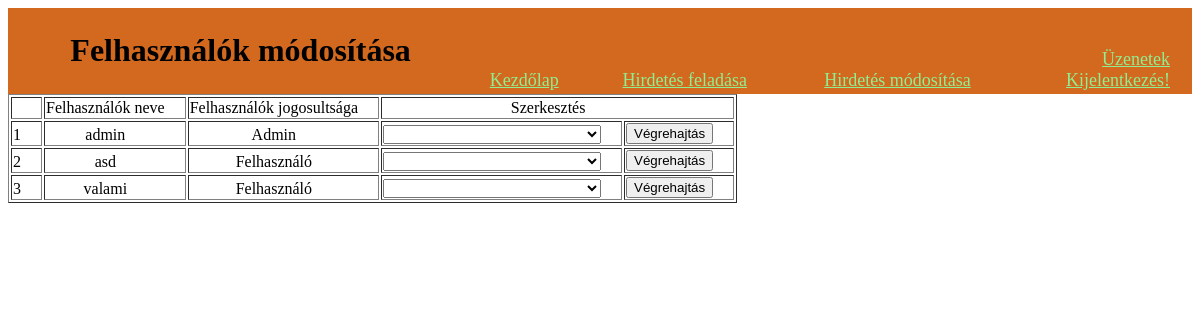
The app's page /usersui.php, older data.
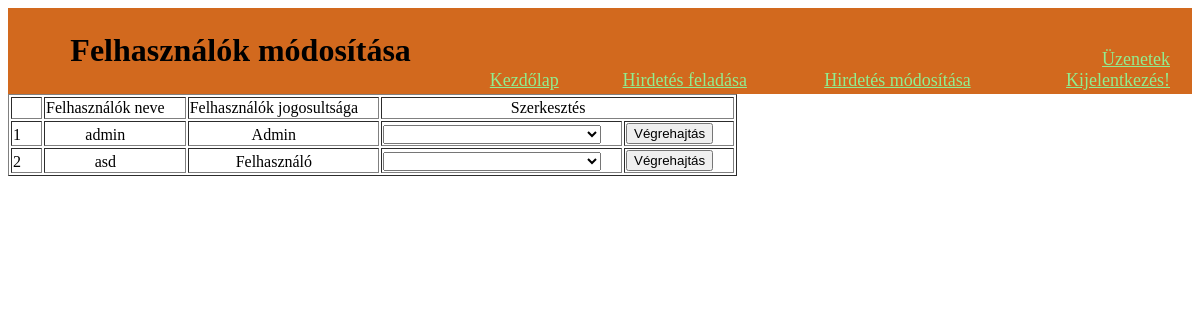
The same page, newer data.
### tables this page shows
CREATE TABLE `users` (
  `id` int(11) NOT NULL,
  `user` tinytext NOT NULL,
  `password` longtext NOT NULL,
  `admin` tinyint(1) NOT NULL
);

### Connect.php (the view, shortened to what this page needs)
<?php
    if(!function_exists("ModifyUsers")){
        function ModifyUsers($con)
    {
        $sql = "SELECT user,admin FROM users WHERE user NOT LIKE '$_SESSION[user]'";
        $output = "";
        $run=$con->query($sql);
        if($run->num_rows>0)
        {
            $output .= "<tr>";
            $output .= "<td></td>";
            $output .= "<td>Felhasználók neve</td>";
            $output .= "<td>Felhasználók jogosultsága</td>";
            $output .= "<td colspan=2>Szerkesztés</td>";
            $output .= "</tr>";
            $i = 0;
            while($row=$run->fetch_assoc())
            {
                $i++;
                if($row['admin'] == 1)
                {
                    $jog = "Admin";
                }
                else{
                    $jog = "Felhasználó";
                }
                $output .= "<tr>";
                $output .= "<td>".$i."</td>";
                $output .= "<form method=POST action=>";
                $output .= "<td><input type=hidden name=usernames value='$row[user]'>" .$row['user']."</input></td>";
                $output .= "<td><input type=hidden name=userjog value=$jog>" .$jog."</input></td>";
                $output .= "<td>";
                $output .= "<select name=valasztasok>
                <option value=Nope></option>
                <option value=Message>Üzenet küldése</option>
                <option value=Modify>Jogosultság megváltoztatása</option>
                <option value=Delete>Felhasználó törlése</option>;
                <option value=DelAdvert>Felhasználó hirdetésének törlése</option>
                <td><input type=submit name=submit value=Végrehajtás></input></td>
                </select>
                </form>
                </td>";
                $output .= "</tr>";
            }
            return $output;
        }
        else{
            echo "<h3>Nincsenek felhasználók!</h3>";
        }
    }
}
?>

### usersui.php (shortened to what this page needs)
<?php
require("Connect.php");
?>
<!DOCTYPE html>
<html lang="en">
<head>
    <link rel="stylesheet" href="style.css">
</head>
<body>
<table class="Felso">
    <tr>
        <th><h1>Felhasználók módosítása</h1></th>
            <td><a href=index.php class=MenuSav>Kezdőlap</a></td>
            <td><a href=addnewui.php name=NewHirdetes class=MenuSav>Hirdetés feladása</a></td>
            <td><a href=modifyui.php name=ModifyHirdetes class=MenuSav>Hirdetés módosítása</a></td>
            <td>
            <form action=login.php method=POST style=text-align:right>
                                <a href=profilui.php style=text-alig:right><?php echo $_SESSION['user']?></a><br>
                                <a href=uzenetui.php style=text-align:right>Üzenetek</a><br>
                                <a href=sessionend.php style=text-align: right>Kijelentkezés!</a>
            </form>
            </td>
    </tr>
    </table>
    <table border=1px>
        <?php echo ModifyUsers($con); ?>
    </table>
</body>
</html>

### style.css (style rules this page uses)
.Felso { background-color: chocolate; width: 100%; }
a { color: rgb(19, 59, 37); font-size: large; }
h1 { font-family: Cambria, Cochin, Georgia, Times, Times New Roman, serif; }
td { text-align: center; vertical-align: bottom; padding-right: 20px; }
a:link { color:lightgreen; }

Row changes from the older to the newer data that the page shows:
removed users: user "valami", admin "Felhasználó"
